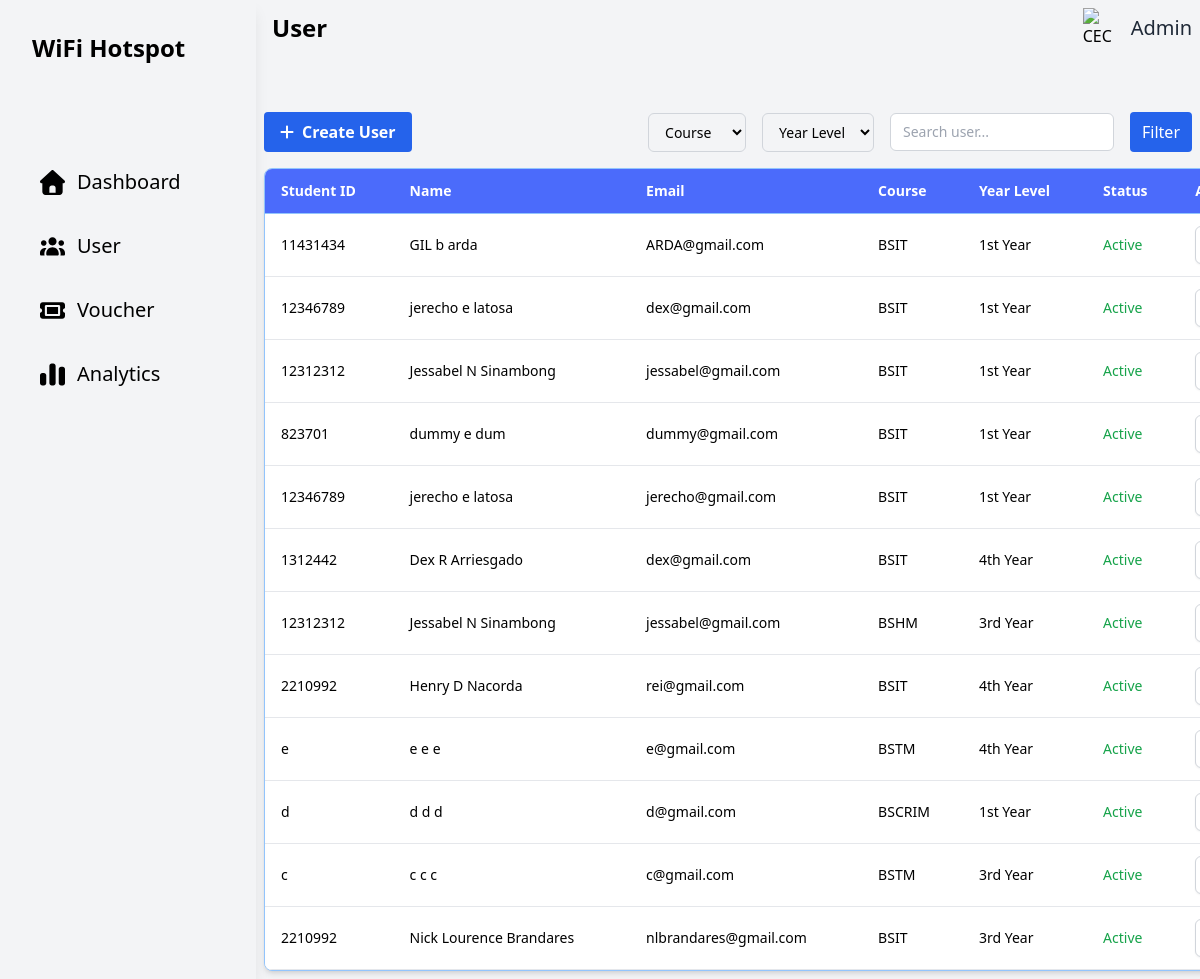
Page /php/User.php on the earlier database version.
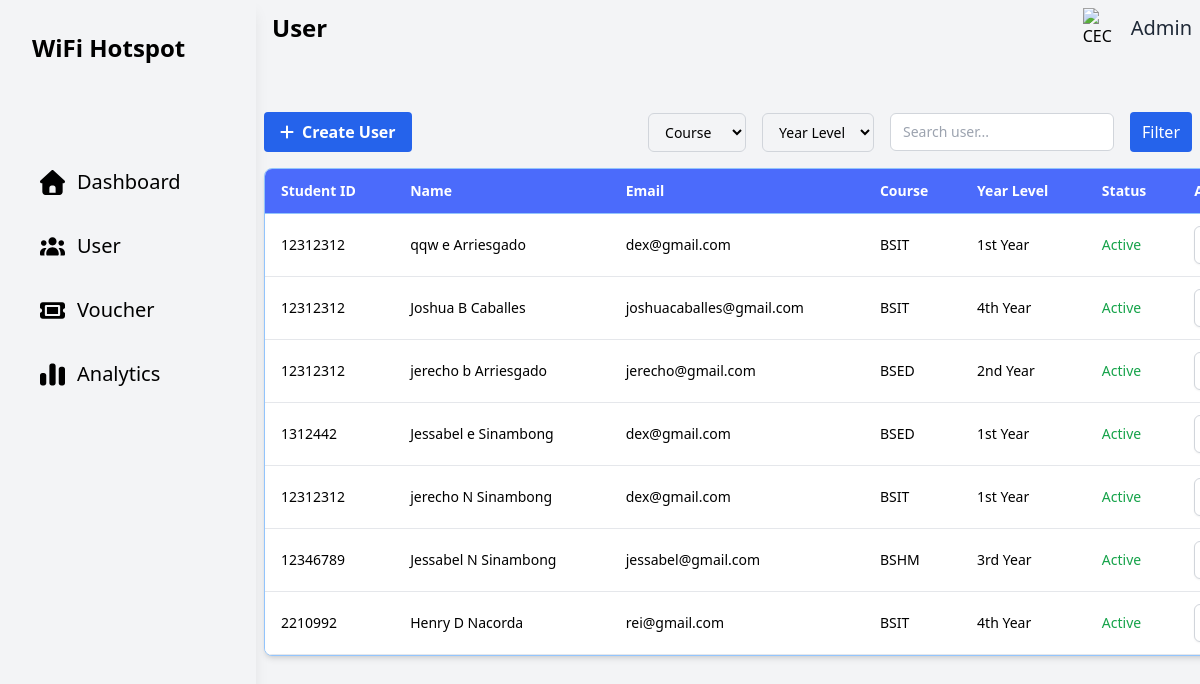
Same page on the later database version.
### tables this page shows
CREATE TABLE `users_profile` (
  `user_id` int(11) NOT NULL,
  `school_id` varchar(50) DEFAULT NULL,
  `first_name` varchar(50) DEFAULT NULL,
  `middle_name` varchar(10) DEFAULT NULL,
  `last_name` varchar(50) DEFAULT NULL,
  `gmail` varchar(100) DEFAULT NULL,
  `contact_number` varchar(20) DEFAULT NULL,
  `course_name` varchar(50) DEFAULT NULL,
  `year_level` varchar(50) DEFAULT NULL,
  `gender` varchar(20) DEFAULT NULL,
  `user_type` varchar(20) DEFAULT NULL,
  `voucher_code` varchar(100) DEFAULT NULL,
  `password_generated` varchar(255) DEFAULT NULL,
  `status` varchar(20) DEFAULT 'Active',
  `created_at` timestamp NOT NULL DEFAULT current_timestamp()
);

### php/User.php (the view, shortened to what the changed rows need)
<?php
require 'db.php';
$sql = "SELECT * FROM users_profile WHERE 1=1";
$params = [];
$sql .= " ORDER BY user_id DESC";
$stmt = $pdo->prepare($sql);
$stmt->execute($params);
$users = $stmt->fetchAll();
?>
<!DOCTYPE html>
<html lang="en">
<head>
  <link href="https://cdnjs.cloudflare.com/ajax/libs/font-awesome/6.5.2/css/all.min.css" rel="stylesheet">
  <script src="../css/tailwind.css"></script>
</head>
<body class="bg-gray-100 h-screen">
  <div class="flex">
    <div class="w-64 bg-gray h-screen p-8 text-white shadow-lg fixed">
      <div class="flex items-center space-x-2 mb-24">
        <h1 class="text-2xl font-semibold text-black">WiFi Hotspot</h1>
      </div>
    </div>
    <div class="ml-64 h-screen overflow-x-hidden p-2">
      <div class="flex justify-between items-center mb-16">
        <h1 class="text-2xl font-semibold text-black pl-2">User</h1>
      </div>
    </div>
    <div class="w-[1080px] bg-white shadow-md rounded-lg overflow-hidden border border-blue-300 mt-4">
      <div class="">
        <table class="min-w-full border-collapse">
          <thead class="bg-[#4B6BFB] text-white sticky top-0 z-10">
            <tr>
              <th class="px-4 py-3 text-left text-sm font-semibold border-b border-blue-300">Student ID</th>
              <th class="px-4 py-3 text-left text-sm font-semibold border-b border-blue-300">Name</th>
              <th class="px-4 py-3 text-left text-sm font-semibold border-b border-blue-300">Email</th>
              <th class="px-4 py-3 text-left text-sm font-semibold border-b border-blue-300">Course</th>
              <th class="px-4 py-3 text-left text-sm font-semibold border-b border-blue-300">Year Level</th>
              <th class="px-4 py-3 text-left text-sm font-semibold border-b border-blue-300">Status</th>
              <th class="px-4 py-3 text-left text-sm font-semibold border-b border-blue-300">Action</th>
            </tr>
          </thead>
          <tbody class="bg-white">
            <?php foreach ($users as $u): ?>
              <tr class="hover:bg-gray-100 border-b border-gray-200 group relatives">
                <td class="px-4 py-3 text-sm"><?= htmlentities($u['school_id']) ?></td>
                <td class="px-4 py-3 text-sm">
                  <?= htmlentities($u['first_name'] . ' ' . ($u['middle_name'] ? $u['middle_name'] . ' ' : '') . $u['last_name']) ?>
                </td>
                <td class="px-4 py-3 text-sm"><?= htmlentities($u['gmail']) ?></td>
                <td class="px-4 py-3 text-sm"><?= htmlentities($u['course_name']) ?></td>
                <td class="px-4 py-3 text-sm"><?= htmlentities($u['year_level']) ?></td>
                <td class="px-4 py-3 text-sm <?= $u['status'] === 'Active' ? 'text-green-600' : 'text-red-600' ?>">
                  <?= htmlentities($u['status']) ?>
                </td>
                <td class="px-4 py-3 text-sm ">
                  <div class="relative inline-block text-left">
                    <button type="button"
                      class="inline-flex justify-center w-full rounded-md border border-gray-300 shadow-sm px-4 py-2 bg-white text-sm font-medium text-gray-700 hover:bg-gray-50 focus:outline-none"
                      id="dropdownButton<?= $u['user_id'] ?>" aria-expanded="true" aria-haspopup="true"
                      onclick="toggleDropdown(<?= $u['user_id'] ?>)">
                    </button>
                  </div>
                </td>
              </tr>
            <?php endforeach; ?>
          </tbody>
        </table>
      </div>
    </div>
  </div>
</body>
</html>

Differences in the rows shown:
removed users_profile: school "11431434", first_name+middle_name+last_name "GIL b arda", gmail "ARDA@gmail.com", course_name "BSIT", year_level "1st Year", status "Active"
removed users_profile: school "12346789", first_name+middle_name+last_name "jerecho e latosa", gmail "dex@gmail.com", course_name "BSIT", year_level "1st Year", status "Active"
removed users_profile: school "12312312", first_name+middle_name+last_name "Jessabel N Sinambong", gmail "jessabel@gmail.com", course_name "BSIT", year_level "1st Year", status "Active"
removed users_profile: school "823701", first_name+middle_name+last_name "dummy e dum", gmail "dummy@gmail.com", course_name "BSIT", year_level "1st Year", status "Active"
removed users_profile: school "12346789", first_name+middle_name+last_name "jerecho e latosa", gmail "jerecho@gmail.com", course_name "BSIT", year_level "1st Year", status "Active"
removed users_profile: school "1312442", first_name+middle_name+last_name "Dex R Arriesgado", gmail "dex@gmail.com", course_name "BSIT", year_level "4th Year", status "Active"
removed users_profile: school "12312312", first_name+middle_name+last_name "Jessabel N Sinambong", gmail "jessabel@gmail.com", course_name "BSHM", year_level "3rd Year", status "Active"
removed users_profile: school "e", first_name+middle_name+last_name "e e e", gmail "e@gmail.com", course_name "BSTM", year_level "4th Year", status "Active"
removed users_profile: school "d", first_name+middle_name+last_name "d d d", gmail "d@gmail.com", course_name "BSCRIM", year_level "1st Year", status "Active"
removed users_profile: school "c", first_name+middle_name+last_name "c c c", gmail "c@gmail.com", course_name "BSTM", year_level "3rd Year", status "Active"
removed users_profile: school "2210992", first_name+middle_name+last_name "Nick Lourence Brandares", gmail "nlbrandares@gmail.com", course_name "BSIT", year_level "3rd Year", status "Active"
added users_profile: school "12312312", first_name+middle_name+last_name "qqw e Arriesgado", gmail "dex@gmail.com", course_name "BSIT", year_level "1st Year", status "Active"
added users_profile: school "12312312", first_name+middle_name+last_name "Joshua B Caballes", gmail "joshuacaballes@gmail.com", course_name "BSIT", year_level "4th Year", status "Active"
added users_profile: school "12312312", first_name+middle_name+last_name "jerecho b Arriesgado", gmail "jerecho@gmail.com", course_name "BSED", year_level "2nd Year", status "Active"
added users_profile: school "1312442", first_name+middle_name+last_name "Jessabel e Sinambong", gmail "dex@gmail.com", course_name "BSED", year_level "1st Year", status "Active"
added users_profile: school "12312312", first_name+middle_name+last_name "jerecho N Sinambong", gmail "dex@gmail.com", course_name "BSIT", year_level "1st Year", status "Active"
added users_profile: school "12346789", first_name+middle_name+last_name "Jessabel N Sinambong", gmail "jessabel@gmail.com", course_name "BSHM", year_level "3rd Year", status "Active"
